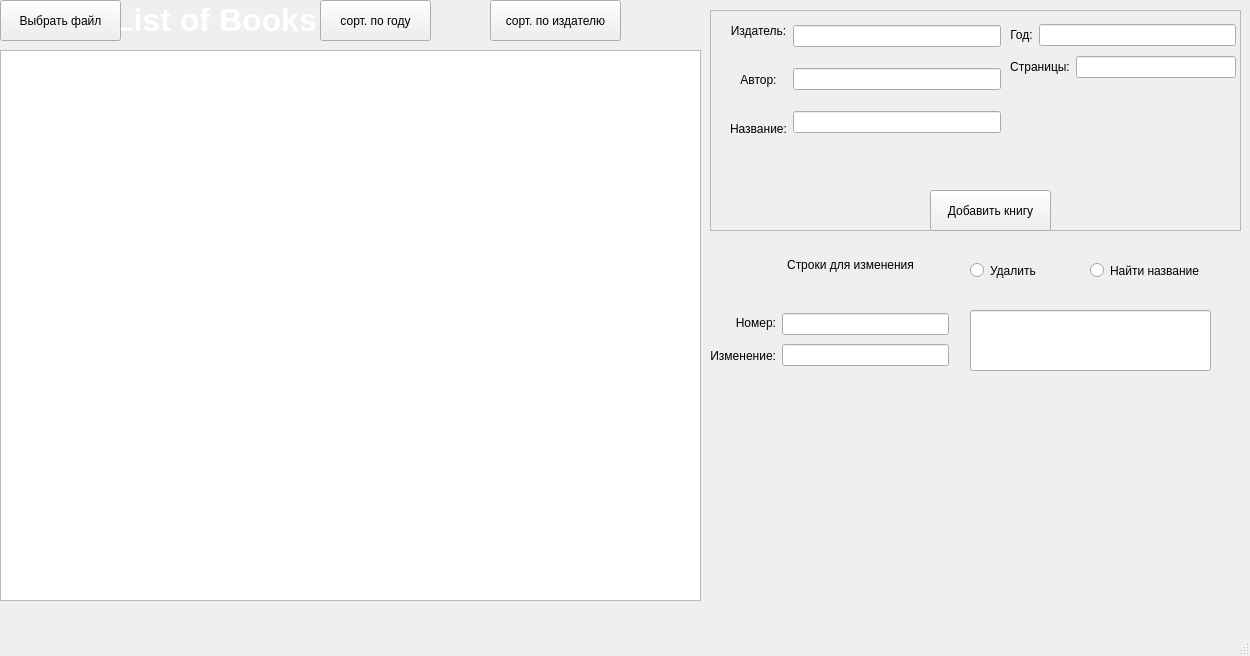
<?xml version="1.0" encoding="UTF-8"?>
<ui version="4.0">
 <class>MainWindow</class>
 <widget class="QMainWindow" name="MainWindow">
  <property name="geometry">
   <rect>
    <x>0</x>
    <y>0</y>
    <width>1250</width>
    <height>656</height>
   </rect>
  </property>
  <property name="windowTitle">
   <string>MainWindow</string>
  </property>
  <widget class="QWidget" name="centralwidget">
   <widget class="QTableWidget" name="tableWidget">
    <property name="geometry">
     <rect>
      <x>0</x>
      <y>50</y>
      <width>701</width>
      <height>551</height>
     </rect>
    </property>
    <property name="frameShape">
     <enum>QFrame::StyledPanel</enum>
    </property>
    <property name="frameShadow">
     <enum>QFrame::Plain</enum>
    </property>
    <property name="verticalScrollBarPolicy">
     <enum>Qt::ScrollBarAlwaysOff</enum>
    </property>
    <property name="horizontalScrollBarPolicy">
     <enum>Qt::ScrollBarAlwaysOff</enum>
    </property>
   </widget>
   <widget class="QLabel" name="label">
    <property name="geometry">
     <rect>
      <x>110</x>
      <y>0</y>
      <width>211</width>
      <height>41</height>
     </rect>
    </property>
    <property name="frameShadow">
     <enum>QFrame::Sunken</enum>
    </property>
    <property name="text">
     <string>&lt;html&gt;&lt;head/&gt;&lt;body&gt;&lt;p align=&quot;center&quot;&gt;&lt;span style=&quot; font-size:24pt; font-weight:700; color:#ffffff;&quot;&gt;List of Books&lt;/span&gt;&lt;/p&gt;&lt;/body&gt;&lt;/html&gt;</string>
    </property>
    <property name="textFormat">
     <enum>Qt::RichText</enum>
    </property>
   </widget>
   <widget class="QFrame" name="frame">
    <property name="geometry">
     <rect>
      <x>710</x>
      <y>10</y>
      <width>531</width>
      <height>221</height>
     </rect>
    </property>
    <property name="frameShape">
     <enum>QFrame::StyledPanel</enum>
    </property>
    <property name="frameShadow">
     <enum>QFrame::Sunken</enum>
    </property>
    <property name="lineWidth">
     <number>0</number>
    </property>
    <widget class="QPushButton" name="btn_AddBook">
     <property name="geometry">
      <rect>
       <x>220</x>
       <y>180</y>
       <width>121</width>
       <height>41</height>
      </rect>
     </property>
     <property name="text">
      <string>Добавить книгу</string>
     </property>
    </widget>
    <widget class="QWidget" name="">
     <property name="geometry">
      <rect>
       <x>20</x>
       <y>0</y>
       <width>271</width>
       <height>141</height>
      </rect>
     </property>
     <layout class="QHBoxLayout" name="horizontalLayout">
      <item>
       <layout class="QVBoxLayout" name="verticalLayout_2">
        <item>
         <widget class="QLabel" name="label_4">
          <property name="text">
           <string>&lt;html&gt;&lt;head/&gt;&lt;body&gt;&lt;p align=&quot;center&quot;&gt;Издатель:&lt;/p&gt;&lt;/body&gt;&lt;/html&gt;</string>
          </property>
          <property name="textFormat">
           <enum>Qt::RichText</enum>
          </property>
         </widget>
        </item>
        <item>
         <widget class="QLabel" name="label_2">
          <property name="text">
           <string>&lt;html&gt;&lt;head/&gt;&lt;body&gt;&lt;p align=&quot;center&quot;&gt;Автор:&lt;/p&gt;&lt;/body&gt;&lt;/html&gt;</string>
          </property>
          <property name="textFormat">
           <enum>Qt::RichText</enum>
          </property>
         </widget>
        </item>
        <item>
         <widget class="QLabel" name="label_3">
          <property name="text">
           <string>&lt;html&gt;&lt;head/&gt;&lt;body&gt;&lt;p align=&quot;center&quot;&gt;Название:&lt;/p&gt;&lt;/body&gt;&lt;/html&gt;</string>
          </property>
          <property name="textFormat">
           <enum>Qt::RichText</enum>
          </property>
         </widget>
        </item>
       </layout>
      </item>
      <item>
       <layout class="QVBoxLayout" name="verticalLayout">
        <item>
         <widget class="QLineEdit" name="lineEdit_publisher"/>
        </item>
        <item>
         <widget class="QLineEdit" name="line_author"/>
        </item>
        <item>
         <widget class="QLineEdit" name="lineEdit_title"/>
        </item>
       </layout>
      </item>
     </layout>
    </widget>
    <widget class="QWidget" name="">
     <property name="geometry">
      <rect>
       <x>300</x>
       <y>10</y>
       <width>226</width>
       <height>62</height>
      </rect>
     </property>
     <layout class="QVBoxLayout" name="verticalLayout_3">
      <item>
       <layout class="QHBoxLayout" name="horizontalLayout_3">
        <item>
         <widget class="QLabel" name="label_year">
          <property name="text">
           <string>&lt;html&gt;&lt;head/&gt;&lt;body&gt;&lt;p align=&quot;center&quot;&gt;Год:&lt;/p&gt;&lt;/body&gt;&lt;/html&gt;</string>
          </property>
          <property name="textFormat">
           <enum>Qt::RichText</enum>
          </property>
         </widget>
        </item>
        <item>
         <widget class="QLineEdit" name="lineEdit_year"/>
        </item>
       </layout>
      </item>
      <item>
       <layout class="QHBoxLayout" name="horizontalLayout_2">
        <item>
         <widget class="QLabel" name="label_6">
          <property name="text">
           <string>&lt;html&gt;&lt;head/&gt;&lt;body&gt;&lt;p align=&quot;center&quot;&gt;Страницы:&lt;/p&gt;&lt;/body&gt;&lt;/html&gt;</string>
          </property>
          <property name="textFormat">
           <enum>Qt::RichText</enum>
          </property>
         </widget>
        </item>
        <item>
         <widget class="QLineEdit" name="lineEdit_pages"/>
        </item>
       </layout>
      </item>
     </layout>
    </widget>
   </widget>
   <widget class="QPushButton" name="btnSelectFile">
    <property name="geometry">
     <rect>
      <x>0</x>
      <y>0</y>
      <width>121</width>
      <height>41</height>
     </rect>
    </property>
    <property name="text">
     <string>Выбрать файл</string>
    </property>
   </widget>
   <widget class="QWidget" name="widget" native="true">
    <property name="geometry">
     <rect>
      <x>710</x>
      <y>230</y>
      <width>561</width>
      <height>151</height>
     </rect>
    </property>
    <widget class="QLabel" name="label_Exist">
     <property name="geometry">
      <rect>
       <x>537</x>
       <y>9</y>
       <width>91</width>
       <height>31</height>
      </rect>
     </property>
     <property name="text">
      <string/>
     </property>
    </widget>
    <widget class="QLabel" name="label_7">
     <property name="geometry">
      <rect>
       <x>50</x>
       <y>20</y>
       <width>181</width>
       <height>31</height>
      </rect>
     </property>
     <property name="text">
      <string>&lt;html&gt;&lt;head/&gt;&lt;body&gt;&lt;p align=&quot;center&quot;&gt;Строки для изменения&lt;/p&gt;&lt;/body&gt;&lt;/html&gt;</string>
     </property>
     <property name="textFormat">
      <enum>Qt::RichText</enum>
     </property>
    </widget>
    <widget class="QRadioButton" name="btn_delete">
     <property name="geometry">
      <rect>
       <x>260</x>
       <y>20</y>
       <width>101</width>
       <height>41</height>
      </rect>
     </property>
     <property name="text">
      <string>Удалить</string>
     </property>
    </widget>
    <widget class="QLineEdit" name="lineInput">
     <property name="geometry">
      <rect>
       <x>260</x>
       <y>80</y>
       <width>241</width>
       <height>61</height>
      </rect>
     </property>
    </widget>
    <widget class="QRadioButton" name="btn_find">
     <property name="geometry">
      <rect>
       <x>380</x>
       <y>20</y>
       <width>141</width>
       <height>41</height>
      </rect>
     </property>
     <property name="text">
      <string>Найти название</string>
     </property>
    </widget>
    <widget class="QLabel" name="lbl_info">
     <property name="geometry">
      <rect>
       <x>260</x>
       <y>50</y>
       <width>241</width>
       <height>31</height>
      </rect>
     </property>
     <property name="text">
      <string/>
     </property>
    </widget>
    <widget class="QWidget" name="">
     <property name="geometry">
      <rect>
       <x>0</x>
       <y>80</y>
       <width>239</width>
       <height>60</height>
      </rect>
     </property>
     <layout class="QHBoxLayout" name="horizontalLayout_4">
      <item>
       <layout class="QVBoxLayout" name="verticalLayout_4">
        <item>
         <widget class="QLabel" name="label_8">
          <property name="text">
           <string>&lt;html&gt;&lt;head/&gt;&lt;body&gt;&lt;p align=&quot;right&quot;&gt;Номер:&lt;/p&gt;&lt;/body&gt;&lt;/html&gt;</string>
          </property>
          <property name="textFormat">
           <enum>Qt::RichText</enum>
          </property>
         </widget>
        </item>
        <item>
         <widget class="QLabel" name="label_9">
          <property name="text">
           <string>&lt;html&gt;&lt;head/&gt;&lt;body&gt;&lt;p align=&quot;right&quot;&gt;Изменение:&lt;/p&gt;&lt;/body&gt;&lt;/html&gt;</string>
          </property>
          <property name="textFormat">
           <enum>Qt::RichText</enum>
          </property>
         </widget>
        </item>
       </layout>
      </item>
      <item>
       <layout class="QVBoxLayout" name="verticalLayout_5">
        <item>
         <widget class="QLineEdit" name="lineEdit_NumToEdit"/>
        </item>
        <item>
         <widget class="QLineEdit" name="lineEdit_EditedRow"/>
        </item>
       </layout>
      </item>
     </layout>
    </widget>
   </widget>
   <widget class="QPushButton" name="btn_SortYear">
    <property name="geometry">
     <rect>
      <x>320</x>
      <y>0</y>
      <width>111</width>
      <height>41</height>
     </rect>
    </property>
    <property name="text">
     <string>сорт. по году</string>
    </property>
   </widget>
   <widget class="QPushButton" name="btn_SortPublisher">
    <property name="geometry">
     <rect>
      <x>490</x>
      <y>0</y>
      <width>131</width>
      <height>41</height>
     </rect>
    </property>
    <property name="text">
     <string>сорт. по издателю</string>
    </property>
   </widget>
  </widget>
  <widget class="QMenuBar" name="menubar">
   <property name="geometry">
    <rect>
     <x>0</x>
     <y>0</y>
     <width>1250</width>
     <height>22</height>
    </rect>
   </property>
  </widget>
  <widget class="QStatusBar" name="statusbar"/>
 </widget>
 <resources/>
 <connections/>
</ui>
